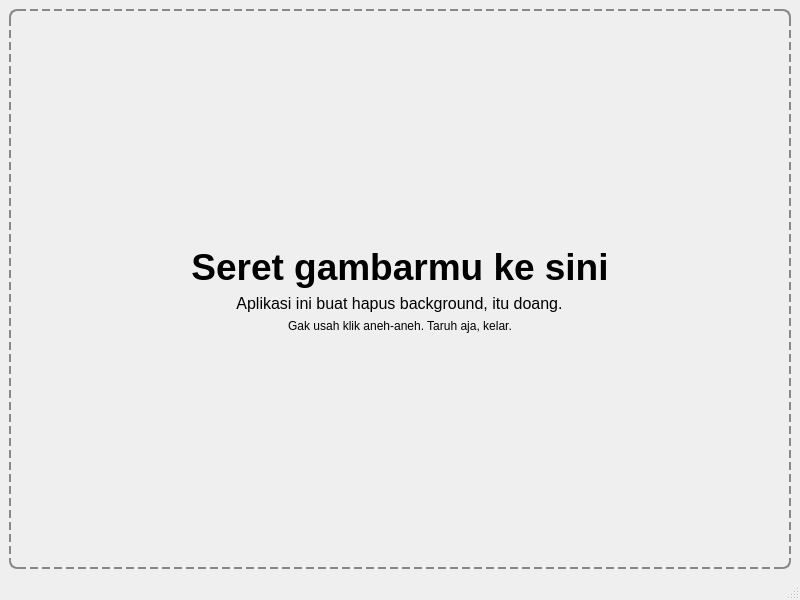
<?xml version="1.0" encoding="UTF-8"?>
<ui version="4.0">
 <class>MainWindow</class>
 <widget class="QMainWindow" name="MainWindow">
  <property name="geometry">
   <rect>
    <x>0</x>
    <y>0</y>
    <width>800</width>
    <height>600</height>
   </rect>
  </property>
  <property name="windowTitle">
   <string>Keong MAS (Kecilin Ongkos, Masking Auto Selesai)</string>
  </property>
  <widget class="QWidget" name="centralwidget">
   <layout class="QVBoxLayout" name="verticalLayout_2">
    <item>
     <layout class="QVBoxLayout" name="verticalLayout">
      <item>
       <widget class="QFrame" name="drop_area_frame">
        <property name="minimumSize">
         <size>
          <width>0</width>
          <height>300</height>
         </size>
        </property>
        <property name="styleSheet">
         <string notr="true">QFrame#drop_area_frame {
  border: 2px dashed #888;
  border-radius: 8px;
  background-color: rgba(240, 240, 240, 30);
}

QFrame#drop_area_frame[dragActive=&quot;true&quot;] {
  border: 3px dashed #4a6ea9;
  background-color: rgba(200, 220, 255, 30);
}</string>
        </property>
        <property name="frameShape">
         <enum>QFrame::StyledPanel</enum>
        </property>
        <property name="frameShadow">
         <enum>QFrame::Raised</enum>
        </property>
        <property name="dragActive" stdset="0">
         <bool>false</bool>
        </property>
        <layout class="QVBoxLayout" name="verticalLayout_3">
         <item>
          <spacer name="verticalSpacer">
           <property name="orientation">
            <enum>Qt::Vertical</enum>
           </property>
           <property name="sizeHint" stdset="0">
            <size>
             <width>20</width>
             <height>40</height>
            </size>
           </property>
          </spacer>
         </item>
         <item alignment="Qt::AlignHCenter">
          <widget class="QLabel" name="dnd_label_1">
           <property name="font">
            <font>
             <pointsize>28</pointsize>
             <bold>true</bold>
            </font>
           </property>
           <property name="text">
            <string>Seret gambarmu ke sini</string>
           </property>
           <property name="alignment">
            <set>Qt::AlignCenter</set>
           </property>
          </widget>
         </item>
         <item alignment="Qt::AlignHCenter">
          <widget class="QLabel" name="dnd_label_2">
           <property name="font">
            <font>
             <pointsize>12</pointsize>
            </font>
           </property>
           <property name="text">
            <string>Aplikasi ini buat hapus background, itu doang.</string>
           </property>
           <property name="alignment">
            <set>Qt::AlignCenter</set>
           </property>
          </widget>
         </item>
         <item alignment="Qt::AlignHCenter">
          <widget class="QLabel" name="dnd_label_3">
           <property name="text">
            <string>Gak usah klik aneh-aneh. Taruh aja, kelar.</string>
           </property>
           <property name="alignment">
            <set>Qt::AlignCenter</set>
           </property>
          </widget>
         </item>
         <item>
          <spacer name="verticalSpacer_2">
           <property name="orientation">
            <enum>Qt::Vertical</enum>
           </property>
           <property name="sizeHint" stdset="0">
            <size>
             <width>20</width>
             <height>40</height>
            </size>
           </property>
          </spacer>
         </item>
        </layout>
       </widget>
      </item>
     </layout>
    </item>
   </layout>
  </widget>
  <widget class="QMenuBar" name="menubar">
   <property name="geometry">
    <rect>
     <x>0</x>
     <y>0</y>
     <width>800</width>
     <height>21</height>
    </rect>
   </property>
  </widget>
  <widget class="QStatusBar" name="statusbar"/>
 </widget>
 <resources/>
 <connections/>
</ui>
